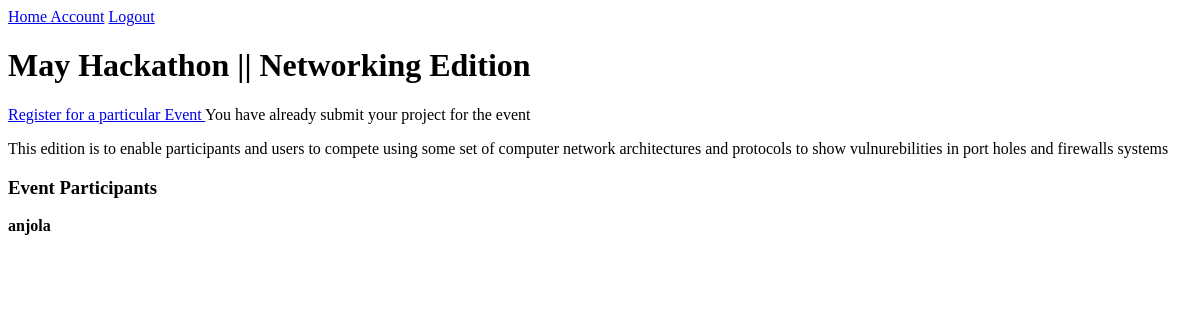
Before: /event/1/ (signed in) with the older database file.
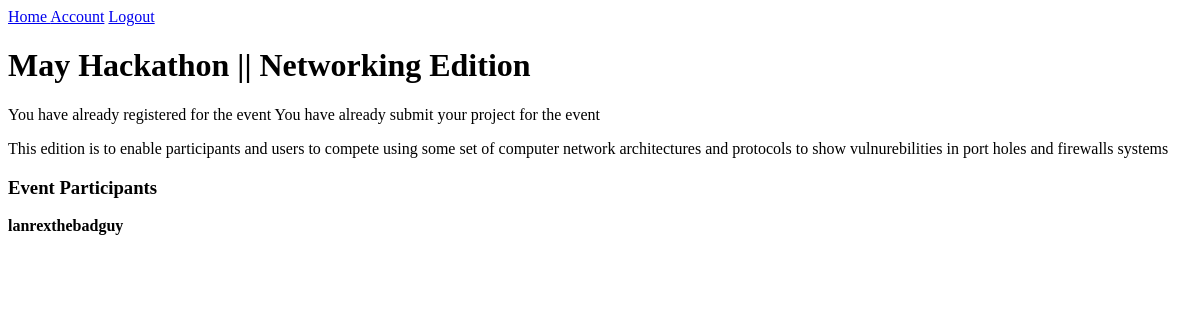
After: the same page with the newer database file.
### base/models.py (models this page shows)
class User(AbstractUser):
    name = models.CharField(max_length = 100 , null= True) # the datasets are given for the name
    email = models.EmailField(unique= True, null = True)#  the datasers that are given in the email field
    bio = models.TextField(null =True , blank = True) # the databse that handles the the bio field
    hackathon_participants = models.BooleanField(default = True , null = True)
    USERNAME_FIELD = 'email' # usigng the usernames as emails for the login pages
    REQUIRED_FIELDS = ['username'] # using the required fields as names

### base/views.py (the view)
# urls.py: path('event/<str:pk>/' , views.events_page , name = "event"),
def events_page(request , pk): # the event page for all u sers
    event = Events.objects.get(id = pk)
    registered = request.user.events.filter(id = event.id).exists()
    submitted  = Submission.objects.filter(participants = request.user, event = event).exists()
    context = {'event':event , 'registered': registered , 'submitted': submitted}
    return render(request, 'events.html', context)

### templates/events.html
{%  extends 'main.html' %}
{% block content %}
<h1>{{ event.name}}</h1>
{% if registered %}
<p1>You have already registered for the event</p1>
{% else %}
<a  href ="{% url 'registration-confirmation'  event.id %}"> Register for a particular Event </a>
{% endif %}
{% if submitted  %}
<p1>You have already submit your project for the event </p1>
{% else %}
<a href = "{% url 'project-submision' event.id  %}">Submit  Project Codes </a>
{% endif %}
<p>{{ event.description }}</p>
<div>
    <h3>Event Participants </h3>
    <div>
        {% for user in event.participants.all %}
        <div>
            <strong>{{ user.name }} </strong>
        </div>
        {% endfor %}
    </div>
</div>
{% endblock content %}

Changed rows visible on the page:
no longer on this page (row unchanged): User: name "anjola"
now on this page (row edited): User: name "lanrexthebadguy"
Other visible differences:
text no longer shown: "Register for a particular Event"
text now shown: "You have already registered for the event"
